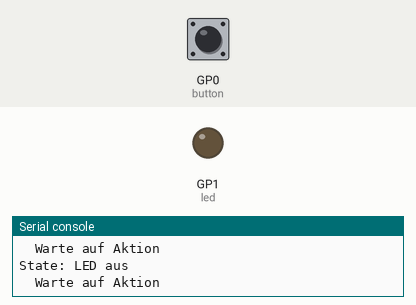
Simulated run of this program. Board: Raspberry Pi Pico running CircuitPython. On the bench: output pins drawn as LEDs (lit = HIGH), the last lines printed to the serial console. Wiring (from the project's diagram.json): green button on GP2, green button on GP3, yellow LED on GP15. The inputs (shaded band) are chosen by the test bench; at power-on: GP0 (button) HIGH. The clock reads 2024-03-15 10:24:30 at power-on unless the program sets it.

Above: at 1.2 s.
1.3 s: GP0 (button) pulled LOW for 0.65 s
At 2.6 s:
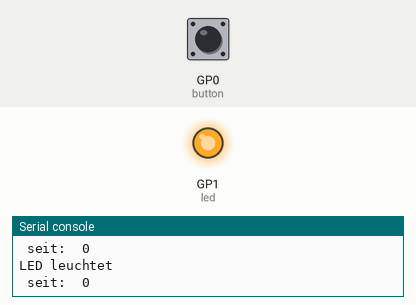
3.4 s: GP0 (button) pulled LOW for 1 s
5.9 s: GP0 (button) pulled LOW for 3.2 s
Timing chart, 0 to 19.8 s (numbered marks = the images above; inputs shaded):
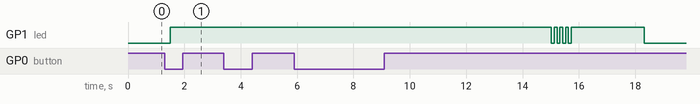

The program:

code_state_machine.py
```python
import time
import board
import digitalio

PAR_HOLD = 5
PAR_WARN = 2
state = "start"

if state == "start":
    button_pin = board.GP0  # Replace with the GPIO pin connected to your button

    button = digitalio.DigitalInOut(button_pin)
    button.direction = digitalio.Direction.INPUT
    button.pull = digitalio.Pull.UP  # Use pull-up resistor; change if using pull-down

    led_pin = board.GP1      # Replace with the GPIO pin connected to your LED
    led = digitalio.DigitalInOut(led_pin)
    led.direction = digitalio.Direction.OUTPUT

    state = "LED aus"
    print("Erfolgreich gestartet")

while True:
    # Long sleep to debug the state machine
    time.sleep(0.5)
    if state == "LED aus":
        print("State: LED aus \n  Warte auf Aktion")
        if not(button.value):  # Button is pressed (LOW)
            print("Button Pressed!")
            state = "LED an"
            led.value = True


    if state == "LED an":
        print("State: LED an")
        time_start = time.time()
        print("  um: ", time.time())
        state = "LED leuchtet"

    if state == "LED leuchtet":
        if not(button.value):  # Button is pressed (LOW)
            print("Button Pressed!")
            state = "LED an"

        print("LED leuchtet")
        print(" seit: ", time.time() - time_start)
        if time.time() - time_start > PAR_HOLD:
            state = "LED flackert"

    if state == "LED leuchtet2":
        if not(button.value):  # Button is pressed (LOW)
            print("Button Pressed!")
            state = "LED an"

        print(" seit Warnung: ", time.time() - time_warning)
        if time.time() - time_warning > PAR_WARN:
            state = "LED aus"
            led.value = False

    if state == "LED flackert":
        for i in range(1,5):
            led.value = False
            time.sleep(0.1)
            led.value = True
            time.sleep(0.1)
        time_warning = time.time()
        state = "LED leuchtet2"
        led.value = True
```

Measured:
- after the input at 1.3 s, GP1 (led): LOW → HIGH after 0.20 s
